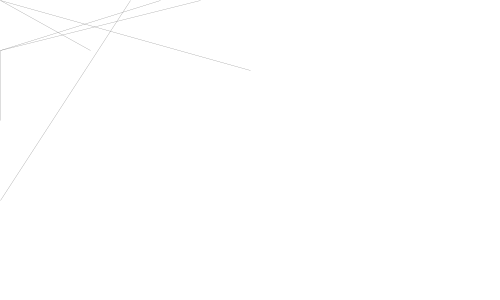
Frame 1 (no input)
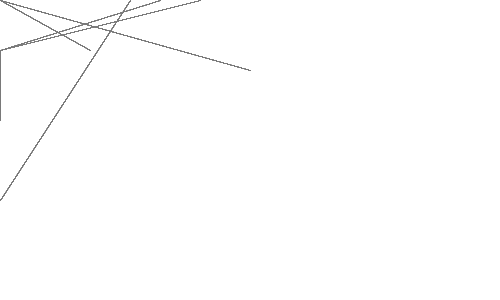
Frame 60 (the mouse pressed at the canvas centre just before this capture)
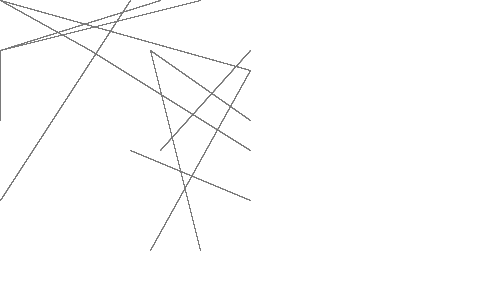
Frame 120 (the mouse held since frame 60 and released just before this capture)

The Processing sketch that drew these frames (run headless with seeded random() and noise(); from frame 60 on, the mouse is pressed at the canvas centre):

// Processing sketch: processing_44706
// ── processing_44706.pde

void setup(){
  size(500,300);
  background(255);
  smooth();
  fill(200);
  strokeWeight(0.25);
  stroke(120);

}

void draw(){
  //background(204);
  
  int x= mouseX;
  int y=mouseY;

line(x,120,y,50);
line(y,x,250,70);
line(90,50,x,y);
line(x,50,160,y);
line(130,y,x,200);
line(y,50,200,x);

  
 }
